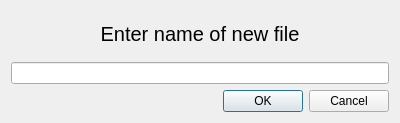
<?xml version="1.0" encoding="UTF-8"?>
<ui version="4.0">
 <class>CreateFile</class>
 <widget class="QDialog" name="CreateFile">
  <property name="geometry">
   <rect>
    <x>0</x>
    <y>0</y>
    <width>400</width>
    <height>123</height>
   </rect>
  </property>
  <property name="windowTitle">
   <string>Dialog</string>
  </property>
  <layout class="QVBoxLayout" name="verticalLayout">
   <item>
    <widget class="QLabel" name="label">
     <property name="sizePolicy">
      <sizepolicy hsizetype="Preferred" vsizetype="Preferred">
       <horstretch>0</horstretch>
       <verstretch>2</verstretch>
      </sizepolicy>
     </property>
     <property name="font">
      <font>
       <pointsize>15</pointsize>
      </font>
     </property>
     <property name="text">
      <string notr="true">Enter name of new file</string>
     </property>
     <property name="textFormat">
      <enum>Qt::PlainText</enum>
     </property>
     <property name="alignment">
      <set>Qt::AlignCenter</set>
     </property>
    </widget>
   </item>
   <item>
    <widget class="QLineEdit" name="lineEdit"/>
   </item>
   <item>
    <widget class="QDialogButtonBox" name="buttonBox">
     <property name="orientation">
      <enum>Qt::Horizontal</enum>
     </property>
     <property name="standardButtons">
      <set>QDialogButtonBox::Cancel|QDialogButtonBox::Ok</set>
     </property>
    </widget>
   </item>
  </layout>
  <action name="actionEnter">
   <property name="text">
    <string>Enter</string>
   </property>
   <property name="shortcut">
    <string>Return</string>
   </property>
  </action>
 </widget>
 <resources/>
 <connections>
  <connection>
   <sender>buttonBox</sender>
   <signal>accepted()</signal>
   <receiver>CreateFile</receiver>
   <slot>accept()</slot>
   <hints>
    <hint type="sourcelabel">
     <x>248</x>
     <y>254</y>
    </hint>
    <hint type="destinationlabel">
     <x>157</x>
     <y>274</y>
    </hint>
   </hints>
  </connection>
  <connection>
   <sender>buttonBox</sender>
   <signal>rejected()</signal>
   <receiver>CreateFile</receiver>
   <slot>reject()</slot>
   <hints>
    <hint type="sourcelabel">
     <x>316</x>
     <y>260</y>
    </hint>
    <hint type="destinationlabel">
     <x>286</x>
     <y>274</y>
    </hint>
   </hints>
  </connection>
 </connections>
</ui>
